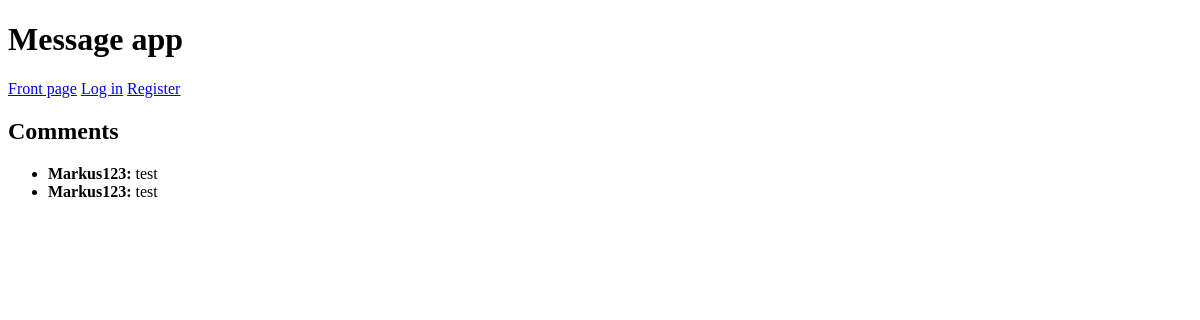
Before: / with the older database file.
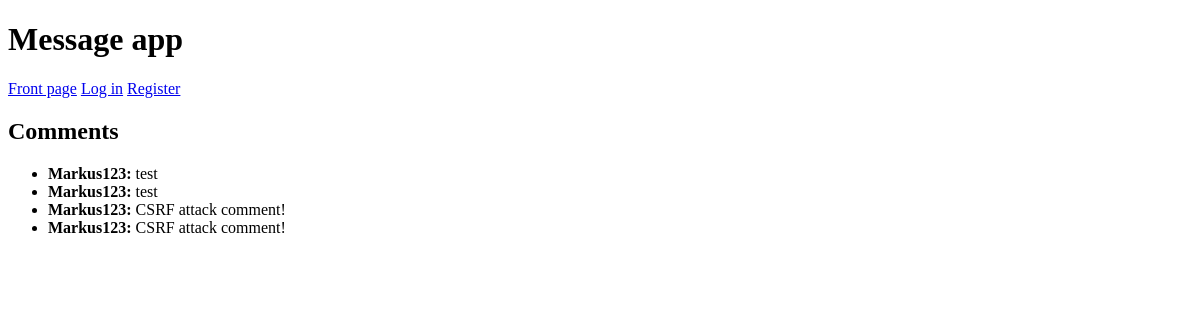
After: the same page with the newer database file.
### tables this page shows
CREATE TABLE comments (
    id INTEGER PRIMARY KEY,
    comment TEXT,
    user_id INTEGER REFERENCES users
);

CREATE TABLE users (
    id INTEGER PRIMARY KEY,
    username TEXT UNIQUE,
    password_hash TEXT
);

### app.py (the view)
@app.route("/")
def index():
    comments_list = comments.get_comments()
    return render_template("index.html", comments=comments_list)

### comments.py (called while the page is built)
def get_comments():
    sql = "SELECT c.comment, u.username FROM comments c JOIN users u ON c.user_id = u.id"
    result = db.query(sql)
    return result

### db.py (called while the page is built)
def get_connection():
    con = sqlite3.connect("database.db")
    con.execute("PRAGMA foreign_keys = ON")
    con.row_factory = sqlite3.Row
    return con

def query(sql, params=[]):
    con = get_connection()
    result = con.execute(sql, params).fetchall()
    con.close()
    return result

### templates/index.html (shortened to what this page needs)
<!DOCTYPE html>
<html>
<body>
    <h1>Message app</h1>
    <p>
      <a href="/">Front page</a>
      {% if session.user_id %}
      <a href="/new_comment">New comment</a>
      <a href="/logout">Log out</a>
      {% else %}
        <a href="/login">Log in</a>
        <a href="/register">Register</a>
      {% endif %}
    </p>
    <h2>Comments</h2>
    {% if comments %}
        <ul>
        {% for comment in comments %}
            <li><strong>{{ comment.username }}:</strong> {{ comment.comment }}</li>
        {% endfor %}
        </ul>
    {% else %}
        <p>No comments yet.</p>
    {% endif %}
</body>
</html>

Changed rows visible on the page:
added comments: username "Markus123", comment "CSRF attack comment!"
added comments: username "Markus123", comment "CSRF attack comment!"
